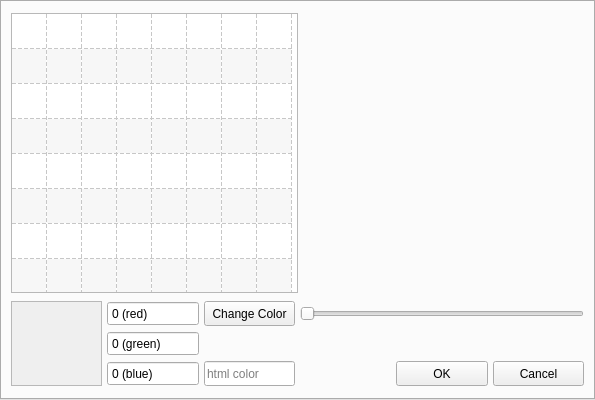
<?xml version="1.0" encoding="UTF-8"?>
<ui version="4.0">
 <class>SuperColorDialogui</class>
 <widget class="QFrame" name="SuperColorDialogui">
  <property name="geometry">
   <rect>
    <x>0</x>
    <y>0</y>
    <width>595</width>
    <height>400</height>
   </rect>
  </property>
  <property name="sizePolicy">
   <sizepolicy hsizetype="Minimum" vsizetype="Minimum">
    <horstretch>0</horstretch>
    <verstretch>0</verstretch>
   </sizepolicy>
  </property>
  <property name="minimumSize">
   <size>
    <width>595</width>
    <height>400</height>
   </size>
  </property>
  <property name="windowTitle">
   <string>Frame</string>
  </property>
  <layout class="QVBoxLayout" name="verticalLayout">
   <property name="leftMargin">
    <number>0</number>
   </property>
   <property name="topMargin">
    <number>0</number>
   </property>
   <property name="rightMargin">
    <number>0</number>
   </property>
   <property name="bottomMargin">
    <number>0</number>
   </property>
   <item>
    <widget class="QTabWidget" name="tabWidget">
     <property name="sizePolicy">
      <sizepolicy hsizetype="Minimum" vsizetype="Minimum">
       <horstretch>0</horstretch>
       <verstretch>0</verstretch>
      </sizepolicy>
     </property>
     <property name="minimumSize">
      <size>
       <width>500</width>
       <height>350</height>
      </size>
     </property>
     <property name="currentIndex">
      <number>0</number>
     </property>
     <property name="tabBarAutoHide">
      <bool>true</bool>
     </property>
     <widget class="QWidget" name="tab">
      <attribute name="title">
       <string>Tab 1</string>
      </attribute>
      <layout class="QVBoxLayout" name="verticalLayout_2">
       <item>
        <layout class="QHBoxLayout" name="horizontalLayout" stretch="5">
         <property name="spacing">
          <number>5</number>
         </property>
         <item>
          <layout class="QHBoxLayout" name="horizontalLayout_2" stretch="1,1">
           <property name="spacing">
            <number>5</number>
           </property>
           <item>
            <widget class="QTableWidget" name="tableWidget">
             <property name="sizePolicy">
              <sizepolicy hsizetype="Minimum" vsizetype="Minimum">
               <horstretch>0</horstretch>
               <verstretch>0</verstretch>
              </sizepolicy>
             </property>
             <property name="minimumSize">
              <size>
               <width>280</width>
               <height>280</height>
              </size>
             </property>
             <property name="frameShape">
              <enum>QFrame::StyledPanel</enum>
             </property>
             <property name="frameShadow">
              <enum>QFrame::Plain</enum>
             </property>
             <property name="verticalScrollBarPolicy">
              <enum>Qt::ScrollBarAlwaysOff</enum>
             </property>
             <property name="horizontalScrollBarPolicy">
              <enum>Qt::ScrollBarAlwaysOff</enum>
             </property>
             <property name="editTriggers">
              <set>QAbstractItemView::NoEditTriggers</set>
             </property>
             <property name="showDropIndicator" stdset="0">
              <bool>true</bool>
             </property>
             <property name="alternatingRowColors">
              <bool>true</bool>
             </property>
             <property name="selectionMode">
              <enum>QAbstractItemView::NoSelection</enum>
             </property>
             <property name="showGrid">
              <bool>true</bool>
             </property>
             <property name="gridStyle">
              <enum>Qt::DashLine</enum>
             </property>
             <property name="wordWrap">
              <bool>true</bool>
             </property>
             <property name="cornerButtonEnabled">
              <bool>true</bool>
             </property>
             <property name="rowCount">
              <number>8</number>
             </property>
             <property name="columnCount">
              <number>8</number>
             </property>
             <attribute name="horizontalHeaderVisible">
              <bool>false</bool>
             </attribute>
             <attribute name="horizontalHeaderMinimumSectionSize">
              <number>35</number>
             </attribute>
             <attribute name="horizontalHeaderDefaultSectionSize">
              <number>35</number>
             </attribute>
             <attribute name="horizontalHeaderHighlightSections">
              <bool>false</bool>
             </attribute>
             <attribute name="verticalHeaderVisible">
              <bool>false</bool>
             </attribute>
             <attribute name="verticalHeaderMinimumSectionSize">
              <number>35</number>
             </attribute>
             <attribute name="verticalHeaderDefaultSectionSize">
              <number>35</number>
             </attribute>
             <attribute name="verticalHeaderHighlightSections">
              <bool>false</bool>
             </attribute>
             <row/>
             <row/>
             <row/>
             <row/>
             <row/>
             <row/>
             <row/>
             <row/>
             <column/>
             <column/>
             <column/>
             <column/>
             <column/>
             <column/>
             <column/>
             <column/>
             <item row="0" column="0">
              <property name="text">
               <string/>
              </property>
             </item>
            </widget>
           </item>
           <item>
            <layout class="QVBoxLayout" name="verticalLayout_3">
             <property name="spacing">
              <number>5</number>
             </property>
            </layout>
           </item>
          </layout>
         </item>
        </layout>
       </item>
       <item>
        <layout class="QGridLayout" name="gridLayout" rowstretch="1,1,1" columnstretch="1,1,1,1,1,1">
         <property name="spacing">
          <number>5</number>
         </property>
         <item row="2" column="1">
          <widget class="QSpinBox" name="spinBox_3">
           <property name="sizePolicy">
            <sizepolicy hsizetype="Minimum" vsizetype="Minimum">
             <horstretch>0</horstretch>
             <verstretch>0</verstretch>
            </sizepolicy>
           </property>
           <property name="minimumSize">
            <size>
             <width>60</width>
             <height>25</height>
            </size>
           </property>
           <property name="maximumSize">
            <size>
             <width>16777215</width>
             <height>25</height>
            </size>
           </property>
           <property name="buttonSymbols">
            <enum>QAbstractSpinBox::NoButtons</enum>
           </property>
           <property name="suffix">
            <string> (blue)</string>
           </property>
           <property name="maximum">
            <number>255</number>
           </property>
          </widget>
         </item>
         <item row="2" column="2">
          <widget class="QLineEdit" name="lineEdit">
           <property name="sizePolicy">
            <sizepolicy hsizetype="Minimum" vsizetype="Minimum">
             <horstretch>0</horstretch>
             <verstretch>0</verstretch>
            </sizepolicy>
           </property>
           <property name="minimumSize">
            <size>
             <width>60</width>
             <height>25</height>
            </size>
           </property>
           <property name="maximumSize">
            <size>
             <width>16777215</width>
             <height>25</height>
            </size>
           </property>
           <property name="readOnly">
            <bool>true</bool>
           </property>
           <property name="placeholderText">
            <string>html color</string>
           </property>
          </widget>
         </item>
         <item row="1" column="1">
          <widget class="QSpinBox" name="spinBox_2">
           <property name="sizePolicy">
            <sizepolicy hsizetype="Minimum" vsizetype="Minimum">
             <horstretch>0</horstretch>
             <verstretch>0</verstretch>
            </sizepolicy>
           </property>
           <property name="minimumSize">
            <size>
             <width>60</width>
             <height>25</height>
            </size>
           </property>
           <property name="maximumSize">
            <size>
             <width>16777215</width>
             <height>25</height>
            </size>
           </property>
           <property name="buttonSymbols">
            <enum>QAbstractSpinBox::NoButtons</enum>
           </property>
           <property name="suffix">
            <string> (green)</string>
           </property>
           <property name="maximum">
            <number>255</number>
           </property>
          </widget>
         </item>
         <item row="2" column="5">
          <widget class="QPushButton" name="pushButton">
           <property name="sizePolicy">
            <sizepolicy hsizetype="Minimum" vsizetype="Minimum">
             <horstretch>0</horstretch>
             <verstretch>0</verstretch>
            </sizepolicy>
           </property>
           <property name="minimumSize">
            <size>
             <width>60</width>
             <height>25</height>
            </size>
           </property>
           <property name="maximumSize">
            <size>
             <width>16777215</width>
             <height>25</height>
            </size>
           </property>
           <property name="text">
            <string>Cancel</string>
           </property>
          </widget>
         </item>
         <item row="1" column="2">
          <spacer name="horizontalSpacer">
           <property name="orientation">
            <enum>Qt::Horizontal</enum>
           </property>
           <property name="sizeHint" stdset="0">
            <size>
             <width>40</width>
             <height>20</height>
            </size>
           </property>
          </spacer>
         </item>
         <item row="0" column="1">
          <widget class="QSpinBox" name="spinBox">
           <property name="sizePolicy">
            <sizepolicy hsizetype="Minimum" vsizetype="Minimum">
             <horstretch>0</horstretch>
             <verstretch>0</verstretch>
            </sizepolicy>
           </property>
           <property name="minimumSize">
            <size>
             <width>60</width>
             <height>25</height>
            </size>
           </property>
           <property name="maximumSize">
            <size>
             <width>16777215</width>
             <height>25</height>
            </size>
           </property>
           <property name="buttonSymbols">
            <enum>QAbstractSpinBox::NoButtons</enum>
           </property>
           <property name="suffix">
            <string> (red)</string>
           </property>
           <property name="prefix">
            <string/>
           </property>
           <property name="maximum">
            <number>255</number>
           </property>
          </widget>
         </item>
         <item row="2" column="4">
          <widget class="QPushButton" name="pushButton_2">
           <property name="sizePolicy">
            <sizepolicy hsizetype="Minimum" vsizetype="Minimum">
             <horstretch>0</horstretch>
             <verstretch>0</verstretch>
            </sizepolicy>
           </property>
           <property name="minimumSize">
            <size>
             <width>60</width>
             <height>25</height>
            </size>
           </property>
           <property name="maximumSize">
            <size>
             <width>16777215</width>
             <height>25</height>
            </size>
           </property>
           <property name="text">
            <string>OK</string>
           </property>
          </widget>
         </item>
         <item row="0" column="0" rowspan="3">
          <widget class="QLabel" name="label">
           <property name="minimumSize">
            <size>
             <width>60</width>
             <height>0</height>
            </size>
           </property>
           <property name="autoFillBackground">
            <bool>true</bool>
           </property>
           <property name="frameShape">
            <enum>QFrame::StyledPanel</enum>
           </property>
           <property name="frameShadow">
            <enum>QFrame::Sunken</enum>
           </property>
           <property name="text">
            <string/>
           </property>
          </widget>
         </item>
         <item row="0" column="3" colspan="3">
          <widget class="QSlider" name="horizontalSlider">
           <property name="maximum">
            <number>255</number>
           </property>
           <property name="pageStep">
            <number>0</number>
           </property>
           <property name="tracking">
            <bool>true</bool>
           </property>
           <property name="orientation">
            <enum>Qt::Horizontal</enum>
           </property>
          </widget>
         </item>
         <item row="2" column="3">
          <spacer name="horizontalSpacer_2">
           <property name="orientation">
            <enum>Qt::Horizontal</enum>
           </property>
           <property name="sizeHint" stdset="0">
            <size>
             <width>40</width>
             <height>20</height>
            </size>
           </property>
          </spacer>
         </item>
         <item row="0" column="2">
          <widget class="QPushButton" name="pushButton_3">
           <property name="sizePolicy">
            <sizepolicy hsizetype="Minimum" vsizetype="Minimum">
             <horstretch>0</horstretch>
             <verstretch>0</verstretch>
            </sizepolicy>
           </property>
           <property name="minimumSize">
            <size>
             <width>0</width>
             <height>25</height>
            </size>
           </property>
           <property name="maximumSize">
            <size>
             <width>16777215</width>
             <height>25</height>
            </size>
           </property>
           <property name="text">
            <string>Change Color</string>
           </property>
          </widget>
         </item>
        </layout>
       </item>
      </layout>
     </widget>
    </widget>
   </item>
  </layout>
 </widget>
 <resources/>
 <connections/>
</ui>
